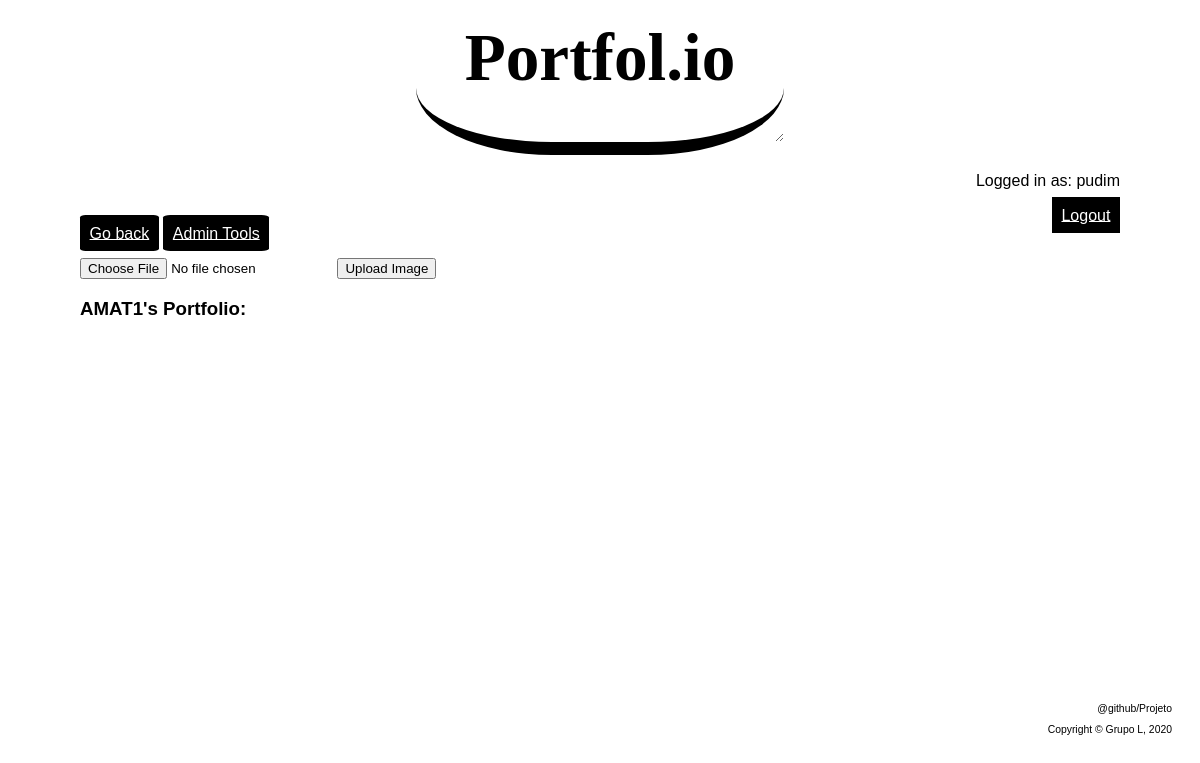
The page /pages/list_gallery.php?subject=3 (signed in) on the database as committed earlier.
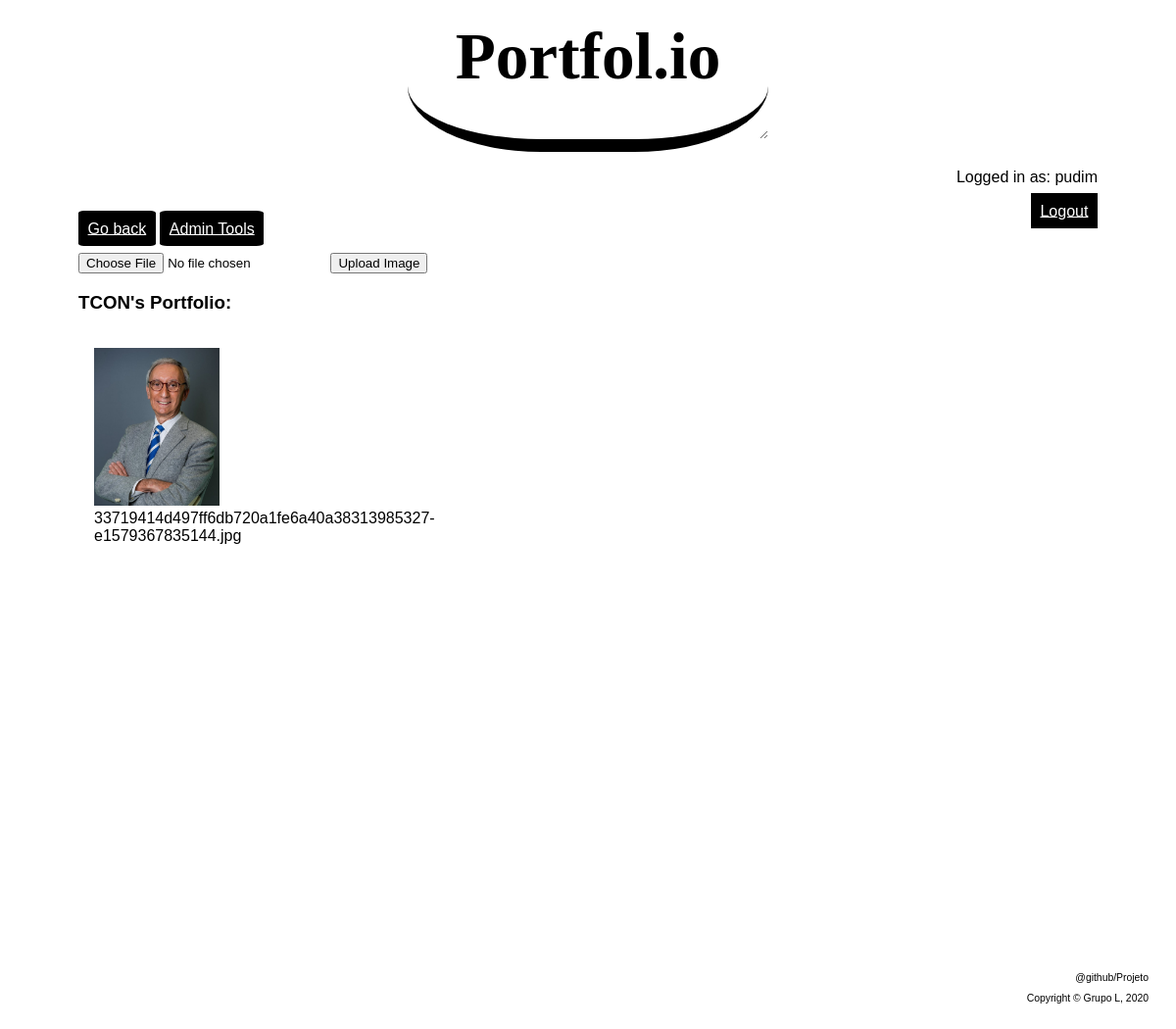
The same page on the database as committed later.
### tables this page shows
CREATE TABLE subject (
    	id integer primary key autoincrement,
    	name text not null,
    	folder_path text,
        admin_id integer references student(id) not null,
        CONSTRAINT user_unique_error UNIQUE (name)
        CONSTRAINT user_unique_error UNIQUE (folder_path)
    );

CREATE TABLE photo (
        id integer primary key autoincrement,
        name text not null,
        subject_id integer references subject(id) not null,
        student_id integer references student(id) not null,
        created_at timestamp DEFAULT CURRENT_TIMESTAMP not null
    );

### database/subjects.php (called while the page is built, shortened)
<?php
    function getSubjectNameFromID($admin_id){
        global $db;
        $stmt= $db->prepare('SELECT name from subject where id = ?');
        $stmt->execute(array($admin_id));
        return ($stmt->fetchColumn());
    }
?>

### database/photos.php (called while the page is built, shortened)
<?php
    function getSubjectPhotos($subject_id) {
        global $db;
        $stmt= $db->prepare('SELECT * from photo where subject_id = ?');
        $stmt->execute(array($subject_id));
        return ($stmt->fetchAll());
    }
?>

### pages/list_gallery.php (the view, shortened to what this page needs)
<?php
    include_once('../database/connect.php');
    include_once('../database/subjects.php');
    include_once('../database/photos.php');
    $subject_id=$_GET['subject'];
    $subject_name=getSubjectNameFromID($subject_id);
    $result=getSubjectPhotos($subject_id);
?>
<!DOCTYPE html>
<html lang="en">
<head>
    <link href="../css/MainpageStyle.css" rel="stylesheet">
    <link href="../css/GalleryStyle.css" rel="stylesheet">
</head>
<body>
    <header>
        <h1><a href="../pages/user_mainpage.php"> Portfol.io</a></h1>
    </header>
    <div id="username">
        <p>Logged in as: <?= $_SESSION['username'] ?></p>
        <a href="../actions/ActionLogout.php">Logout</a>
    </div>
    <nav id="operations">
        <a href="user_mainpage.php" id="Back">Go back</a>
        <a href="../pages/admin.php?subject=<?php echo $subject_id ?>" id="Admin">Admin Tools</a>
    </nav>
    <form action="../actions/ActionUpload.php" method="post" enctype="multipart/form-data">
        <input type="file" name="photoToUpload" id="photoToUpload">
        <input type="submit" value="Upload Image" name="submit">
    </form>
    <nav id="pictures">
        <h3><?php echo $subject_name ?>'s Portfolio:</h3>
        <ul>
            <?php foreach($result as $row) { ?>
                <li>
                    <a href="/pictures/<?php echo $subject_name ?>/<?php echo $row['name'] ?>"><img id="pics" src="../pictures/<?php echo $subject_name ?>/<?php echo $row['name'] ?>"  alt="Picture"></a>
                    <span><?php echo $row["name"]?></span>
                </li>
            <?php } ?>
        </ul>
    </nav>
    <footer>
        <a href="https://github.com/zymil/Portfolio">@github/Projeto</a>
        <p>Copyright &copy; Grupo L, 2020</p>
    </footer>
</body>
</html>

### css/MainpageStyle.css (style rules this page uses)
body { font-family: Arial, Verdana, monospace; background-repeat: no-repeat; background-attachment: fixed; background-size: cover; background-position: auto; background-image: url(../img/portfolio4.png); -webkit-font-smoothing: antialiased; margin-left: 5em; margin-right: 5em; }
body > header { font-size: 2.1em; border-style: solid; flex-direction: column; text-align: center; border-bottom-width: 0.4em; margin-bottom: 0.5em; margin-right: 10em; margin-left: 10em; margin-top: -1em; border-top-width: 0; border-right-width: 0; border-left-width: 0; border-radius: 37%; resize: vertical; overflow: auto; font-family: "Lucida Handwriting"; display: flex; }
body > header h1 a:-webkit-any-link { color: black; cursor: pointer; text-decoration: none; }
#operations a { padding: 0.6em; background: rgb(0, 0, 0); color: #ffffff; border-radius: 7%; }
body > footer { text-align: right; font-size: 0.65em; margin: auto; display: block; margin-top: 10em; text-decoration: none; margin: 0; margin-top: 35em; margin-right: -5em; }
body > div { text-align: right; }
body > div#username a { padding: 0.6em; background: rgb(0, 0, 0); color: #ffffff; font-size: 1em; flex-direction: column; }
body > footer a { color: black; text-decoration: none; background-color: transparent; }

### css/GalleryStyle.css (style rules this page uses)
#pictures ul { display: grid; grid-gap: 1em; grid-template-columns: repeat(6, minmax(1px, 100%)); padding-left: 0; list-style: none; }
#pictures li { padding: 1em; margin-bottom: 3.5em; }
img#pics { max-width:100%; height:auto; transition: transform .2s; }

Rows that differ between the two databases and show on the page:
changed subject: name "AMAT1" → "TCON"
added photo: subject+name (picture), name "33719414d497ff6db720a1fe6a40a38313985327-e1579367835144.jpg"
